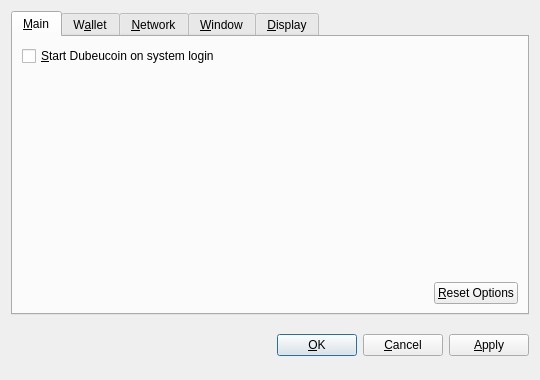
<?xml version="1.0" encoding="UTF-8"?>
<ui version="4.0">
 <class>OptionsDialog</class>
 <widget class="QDialog" name="OptionsDialog">
  <property name="geometry">
   <rect>
    <x>0</x>
    <y>0</y>
    <width>540</width>
    <height>380</height>
   </rect>
  </property>
  <property name="windowTitle">
   <string>Options</string>
  </property>
  <property name="modal">
   <bool>true</bool>
  </property>
  <layout class="QVBoxLayout" name="verticalLayout">
   <item>
    <widget class="QTabWidget" name="tabWidget">
     <property name="tabPosition">
      <enum>QTabWidget::North</enum>
     </property>
     <property name="currentIndex">
      <number>0</number>
     </property>
     <widget class="QWidget" name="tabMain">
      <attribute name="title">
       <string>&amp;Main</string>
      </attribute>
      <layout class="QVBoxLayout" name="verticalLayout_Main">
       <item>
        <widget class="QCheckBox" name="bitcoinAtStartup">
         <property name="toolTip">
          <string>Automatically start Dubeucoin after logging in to the system.</string>
         </property>
         <property name="text">
          <string>&amp;Start Dubeucoin on system login</string>
         </property>
        </widget>
       </item>
       <item>
        <spacer name="verticalSpacer_Main">
         <property name="orientation">
          <enum>Qt::Vertical</enum>
         </property>
         <property name="sizeHint" stdset="0">
          <size>
           <width>20</width>
           <height>40</height>
          </size>
         </property>
        </spacer>
       </item>
       <item>
        <layout class="QHBoxLayout" name="horizontalLayout_2_Main">
         <item>
          <spacer name="horizontalSpacer_2_Main">
           <property name="orientation">
            <enum>Qt::Horizontal</enum>
           </property>
           <property name="sizeHint" stdset="0">
            <size>
             <width>40</width>
             <height>20</height>
            </size>
           </property>
          </spacer>
         </item>
         <item>
          <widget class="QPushButton" name="resetButton">
           <property name="toolTip">
            <string>Reset all client options to default.</string>
           </property>
           <property name="text">
            <string>&amp;Reset Options</string>
           </property>
           <property name="autoDefault">
            <bool>false</bool>
           </property>
          </widget>
         </item>
        </layout>
       </item>
      </layout>
     </widget>
     <widget class="QWidget" name="tabWallet">
      <attribute name="title">
       <string>W&amp;allet</string>
      </attribute>
      <layout class="QVBoxLayout" name="verticalLayout_Network">
       <item>
        <widget class="QLabel" name="transactionFeeInfoLabel">
         <property name="text">
          <string>Optional transaction fee per kB that helps make sure your transactions are processed quickly. Most transactions are 1 kB.</string>
         </property>
         <property name="textFormat">
          <enum>Qt::PlainText</enum>
         </property>
         <property name="wordWrap">
          <bool>true</bool>
         </property>
        </widget>
       </item>
       <item>
        <layout class="QHBoxLayout" name="horizontalLayout_1_Main">
         <item>
          <widget class="QLabel" name="transactionFeeLabel">
           <property name="text">
            <string>Pay transaction &amp;fee</string>
           </property>
           <property name="textFormat">
            <enum>Qt::PlainText</enum>
           </property>
           <property name="buddy">
            <cstring>transactionFee</cstring>
           </property>
          </widget>
         </item>
         <item>
          <widget class="BitcoinAmountField" name="transactionFee"/>
         </item>
         <item>
          <spacer name="horizontalSpacer_1_Main">
           <property name="orientation">
            <enum>Qt::Horizontal</enum>
           </property>
           <property name="sizeHint" stdset="0">
            <size>
             <width>40</width>
             <height>20</height>
            </size>
           </property>
          </spacer>
         </item>
        </layout>
       </item>
       <item>
        <widget class="QLabel" name="label">
         <property name="text">
          <string>If you disable the spending of unconfirmed change, the change from a transaction cannot be used until that transaction has at least one confirmation. This also affects how your balance is computed.</string>
         </property>
         <property name="wordWrap">
          <bool>true</bool>
         </property>
        </widget>
       </item>
       <item>
        <widget class="QCheckBox" name="spendZeroConfChange">
         <property name="text">
          <string>Spend unconfirmed change  (experts only)</string>
         </property>
        </widget>
       </item>
       <item>
        <spacer name="verticalSpacer">
         <property name="orientation">
          <enum>Qt::Vertical</enum>
         </property>
         <property name="sizeHint" stdset="0">
          <size>
           <width>20</width>
           <height>40</height>
          </size>
         </property>
        </spacer>
       </item>
      </layout>
     </widget>
     <widget class="QWidget" name="tabNetwork">
      <attribute name="title">
       <string>&amp;Network</string>
      </attribute>
      <layout class="QVBoxLayout" name="verticalLayout_Network">
       <item>
        <widget class="QCheckBox" name="mapPortUpnp">
         <property name="toolTip">
          <string>Automatically open the Dubeucoin client port on the router. This only works when your router supports UPnP and it is enabled.</string>
         </property>
         <property name="text">
          <string>Map port using &amp;UPnP</string>
         </property>
        </widget>
       </item>
       <item>
        <widget class="QCheckBox" name="connectSocks">
         <property name="toolTip">
          <string>Connect to the Dubeucoin network through a SOCKS proxy (e.g. when connecting through Tor).</string>
         </property>
         <property name="text">
          <string>&amp;Connect through SOCKS proxy:</string>
         </property>
        </widget>
       </item>
       <item>
        <layout class="QHBoxLayout" name="horizontalLayout_Network">
         <item>
          <widget class="QLabel" name="proxyIpLabel">
           <property name="text">
            <string>Proxy &amp;IP:</string>
           </property>
           <property name="textFormat">
            <enum>Qt::PlainText</enum>
           </property>
           <property name="buddy">
            <cstring>proxyIp</cstring>
           </property>
          </widget>
         </item>
         <item>
          <widget class="QValidatedLineEdit" name="proxyIp">
           <property name="maximumSize">
            <size>
             <width>140</width>
             <height>16777215</height>
            </size>
           </property>
           <property name="toolTip">
            <string>IP address of the proxy (e.g. 127.0.0.1)</string>
           </property>
          </widget>
         </item>
         <item>
          <widget class="QLabel" name="proxyPortLabel">
           <property name="text">
            <string>&amp;Port:</string>
           </property>
           <property name="textFormat">
            <enum>Qt::PlainText</enum>
           </property>
           <property name="buddy">
            <cstring>proxyPort</cstring>
           </property>
          </widget>
         </item>
         <item>
          <widget class="QLineEdit" name="proxyPort">
           <property name="maximumSize">
            <size>
             <width>55</width>
             <height>16777215</height>
            </size>
           </property>
           <property name="toolTip">
            <string>Port of the proxy (e.g. 9050)</string>
           </property>
          </widget>
         </item>
         <item>
          <widget class="QLabel" name="socksVersionLabel">
           <property name="text">
            <string>SOCKS &amp;Version:</string>
           </property>
           <property name="textFormat">
            <enum>Qt::PlainText</enum>
           </property>
           <property name="buddy">
            <cstring>socksVersion</cstring>
           </property>
          </widget>
         </item>
         <item>
          <widget class="QValueComboBox" name="socksVersion">
           <property name="toolTip">
            <string>SOCKS version of the proxy (e.g. 5)</string>
           </property>
          </widget>
         </item>
         <item>
          <spacer name="horizontalSpacer_Network">
           <property name="orientation">
            <enum>Qt::Horizontal</enum>
           </property>
           <property name="sizeHint" stdset="0">
            <size>
             <width>40</width>
             <height>20</height>
            </size>
           </property>
          </spacer>
         </item>
        </layout>
       </item>
       <item>
        <spacer name="verticalSpacer_Network">
         <property name="orientation">
          <enum>Qt::Vertical</enum>
         </property>
         <property name="sizeHint" stdset="0">
          <size>
           <width>20</width>
           <height>40</height>
          </size>
         </property>
        </spacer>
       </item>
      </layout>
     </widget>
     <widget class="QWidget" name="tabWindow">
      <attribute name="title">
       <string>&amp;Window</string>
      </attribute>
      <layout class="QVBoxLayout" name="verticalLayout_Window">
       <item>
        <widget class="QCheckBox" name="minimizeToTray">
         <property name="toolTip">
          <string>Show only a tray icon after minimizing the window.</string>
         </property>
         <property name="text">
          <string>&amp;Minimize to the tray instead of the taskbar</string>
         </property>
        </widget>
       </item>
       <item>
        <widget class="QCheckBox" name="minimizeOnClose">
         <property name="toolTip">
          <string>Minimize instead of exit the application when the window is closed. When this option is enabled, the application will be closed only after selecting Quit in the menu.</string>
         </property>
         <property name="text">
          <string>M&amp;inimize on close</string>
         </property>
        </widget>
       </item>
       <item>
        <spacer name="verticalSpacer_Window">
         <property name="orientation">
          <enum>Qt::Vertical</enum>
         </property>
         <property name="sizeHint" stdset="0">
          <size>
           <width>20</width>
           <height>40</height>
          </size>
         </property>
        </spacer>
       </item>
      </layout>
     </widget>
     <widget class="QWidget" name="tabDisplay">
      <attribute name="title">
       <string>&amp;Display</string>
      </attribute>
      <layout class="QVBoxLayout" name="verticalLayout_Display">
       <item>
        <layout class="QHBoxLayout" name="horizontalLayout_1_Display">
         <item>
          <widget class="QLabel" name="langLabel">
           <property name="text">
            <string>User Interface &amp;language:</string>
           </property>
           <property name="textFormat">
            <enum>Qt::PlainText</enum>
           </property>
           <property name="buddy">
            <cstring>lang</cstring>
           </property>
          </widget>
         </item>
         <item>
          <widget class="QValueComboBox" name="lang">
           <property name="toolTip">
            <string>The user interface language can be set here. This setting will take effect after restarting Dubeucoin.</string>
           </property>
          </widget>
         </item>
        </layout>
       </item>
       <item>
        <layout class="QHBoxLayout" name="horizontalLayout_2_Display">
         <item>
          <widget class="QLabel" name="unitLabel">
           <property name="text">
            <string>&amp;Unit to show amounts in:</string>
           </property>
           <property name="textFormat">
            <enum>Qt::PlainText</enum>
           </property>
           <property name="buddy">
            <cstring>unit</cstring>
           </property>
          </widget>
         </item>
         <item>
          <widget class="QValueComboBox" name="unit">
           <property name="toolTip">
            <string>Choose the default subdivision unit to show in the interface and when sending coins.</string>
           </property>
          </widget>
         </item>
        </layout>
       </item>
       <item>
        <widget class="QCheckBox" name="displayAddresses">
         <property name="toolTip">
          <string>Whether to show Dubeucoin addresses in the transaction list or not.</string>
         </property>
         <property name="text">
          <string>&amp;Display addresses in transaction list</string>
         </property>
        </widget>
       </item>
       <item>
        <widget class="QCheckBox" name="coinControlFeatures">
         <property name="toolTip">
          <string>Whether to show coin control features or not.</string>
         </property>
         <property name="text">
          <string>Display coin &amp;control features (experts only!)</string>
         </property>
        </widget>
       </item>
       <item>
        <spacer name="verticalSpacer_Display">
         <property name="orientation">
          <enum>Qt::Vertical</enum>
         </property>
         <property name="sizeHint" stdset="0">
          <size>
           <width>20</width>
           <height>40</height>
          </size>
         </property>
        </spacer>
       </item>
      </layout>
     </widget>
    </widget>
   </item>
   <item>
    <layout class="QHBoxLayout" name="horizontalLayout_Buttons">
     <item>
      <spacer name="horizontalSpacer_1">
       <property name="orientation">
        <enum>Qt::Horizontal</enum>
       </property>
       <property name="sizeHint" stdset="0">
        <size>
         <width>40</width>
         <height>48</height>
        </size>
       </property>
      </spacer>
     </item>
     <item>
      <widget class="QLabel" name="statusLabel">
       <property name="font">
        <font>
         <weight>75</weight>
         <bold>true</bold>
        </font>
       </property>
       <property name="text">
        <string/>
       </property>
       <property name="textFormat">
        <enum>Qt::PlainText</enum>
       </property>
       <property name="wordWrap">
        <bool>true</bool>
       </property>
      </widget>
     </item>
     <item>
      <spacer name="horizontalSpacer_2">
       <property name="orientation">
        <enum>Qt::Horizontal</enum>
       </property>
       <property name="sizeHint" stdset="0">
        <size>
         <width>40</width>
         <height>48</height>
        </size>
       </property>
      </spacer>
     </item>
     <item>
      <widget class="QPushButton" name="okButton">
       <property name="text">
        <string>&amp;OK</string>
       </property>
      </widget>
     </item>
     <item>
      <widget class="QPushButton" name="cancelButton">
       <property name="text">
        <string>&amp;Cancel</string>
       </property>
       <property name="autoDefault">
        <bool>false</bool>
       </property>
      </widget>
     </item>
     <item>
      <widget class="QPushButton" name="applyButton">
       <property name="text">
        <string>&amp;Apply</string>
       </property>
       <property name="autoDefault">
        <bool>false</bool>
       </property>
      </widget>
     </item>
    </layout>
   </item>
  </layout>
 </widget>
 <customwidgets>
  <customwidget>
   <class>BitcoinAmountField</class>
   <extends>QSpinBox</extends>
   <header>bitcoinamountfield.h</header>
  </customwidget>
  <customwidget>
   <class>QValueComboBox</class>
   <extends>QComboBox</extends>
   <header>qvaluecombobox.h</header>
  </customwidget>
  <customwidget>
   <class>QValidatedLineEdit</class>
   <extends>QLineEdit</extends>
   <header>qvalidatedlineedit.h</header>
  </customwidget>
 </customwidgets>
 <resources/>
 <connections/>
</ui>
